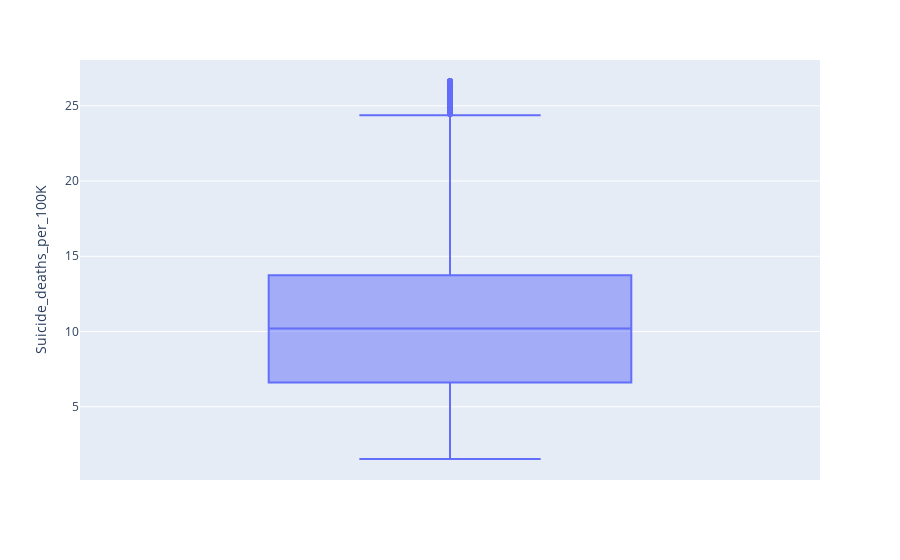

Notebook cell for this chart:
### Code cell
#Check output
fig = px.box(cleaned_df_regression, y='Suicide_deaths_per_100K')

fig.show()

#There are now significantly fewer outliers and we can try our regression again

### Figure 1 — Plotly figure (JSON) as saved in the notebook; plotly's stock layout.template omitted (floating-point values rounded to 4 significant figures; data arrays with more than 128 entries replaced by an {"elided": "..."} marker saying what was removed)
{"data": [{"alignmentgroup": "True", "hovertemplate": "Suicide_deaths_per_100K=%{y}<extra></extra>", "legendgroup": "", "marker": {"color": "#636efa"}, "name": "", "notched": false, "offsetgroup": "", "orientation": "v", "showlegend": false, "type": "box", "x0": " ", "xaxis": "x", "y": {"elided": "6154 float values"}, "y0": " ", "yaxis": "y"}], "layout": {"autosize": true, "boxmode": "group", "legend": {"tracegroupgap": 0}, "margin": {"t": 60}, "xaxis": {"anchor": "y", "autorange": true, "domain": [0, 1], "range": [-0.5, 0.5], "type": "category"}, "yaxis": {"anchor": "x", "autorange": true, "domain": [0, 1], "range": [0.131, 28.05], "title": {"text": "Suicide_deaths_per_100K"}, "type": "linear"}}}
